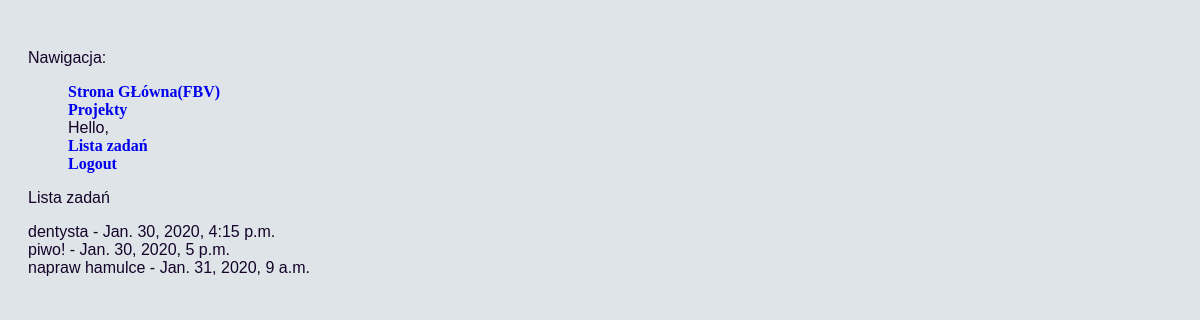
The page /tasks_list/ (signed in) on the database its author committed.
### todo/models.py (models this page shows, shortened)
class Task(models.Model):
    desc = models.CharField(max_length=400, verbose_name="description")
    due_date = models.DateTimeField(
        verbose_name="due date", default=timezone.now,)
    category = models.ForeignKey(Category, on_delete=models.PROTECT)
    projects = models.ManyToManyField(Project)
    done_task = models.BooleanField(verbose_name="done task", default=False)

### todo/views.py (the view)
# urls.py: path('tasks_list/', views.TasksList.as_view(), name='tasks_list'),
class TasksList(ListView):
    model = Task
    template_name = 'todo/tasks_list.html'
    ordering = ['due_date']

### todo/templates/todo/tasks_list.html
{% extends "base.html" %}
{% block content %}
<p>Lista zadań</p>
{% for task in object_list %}
{{ task.desc }} - {{ task.due_date }}<br>
{% endfor %}
{% endblock %}

### todo/static/todo/style.css (style rules this page uses)
body { font-family: Arial, Helvetica, sans-serif; background-color: #dbe2e6e7; color: #150329; position: fixed; padding: 20px 20px 20px 20px; }

### rows shown on the page
Task: desc "dentysta", due_date "Jan. 30, 2020, 4:15 p.m."
Task: desc "piwo!", due_date "Jan. 30, 2020, 5 p.m."
Task: desc "napraw hamulce", due_date "Jan. 31, 2020, 9 a.m."
